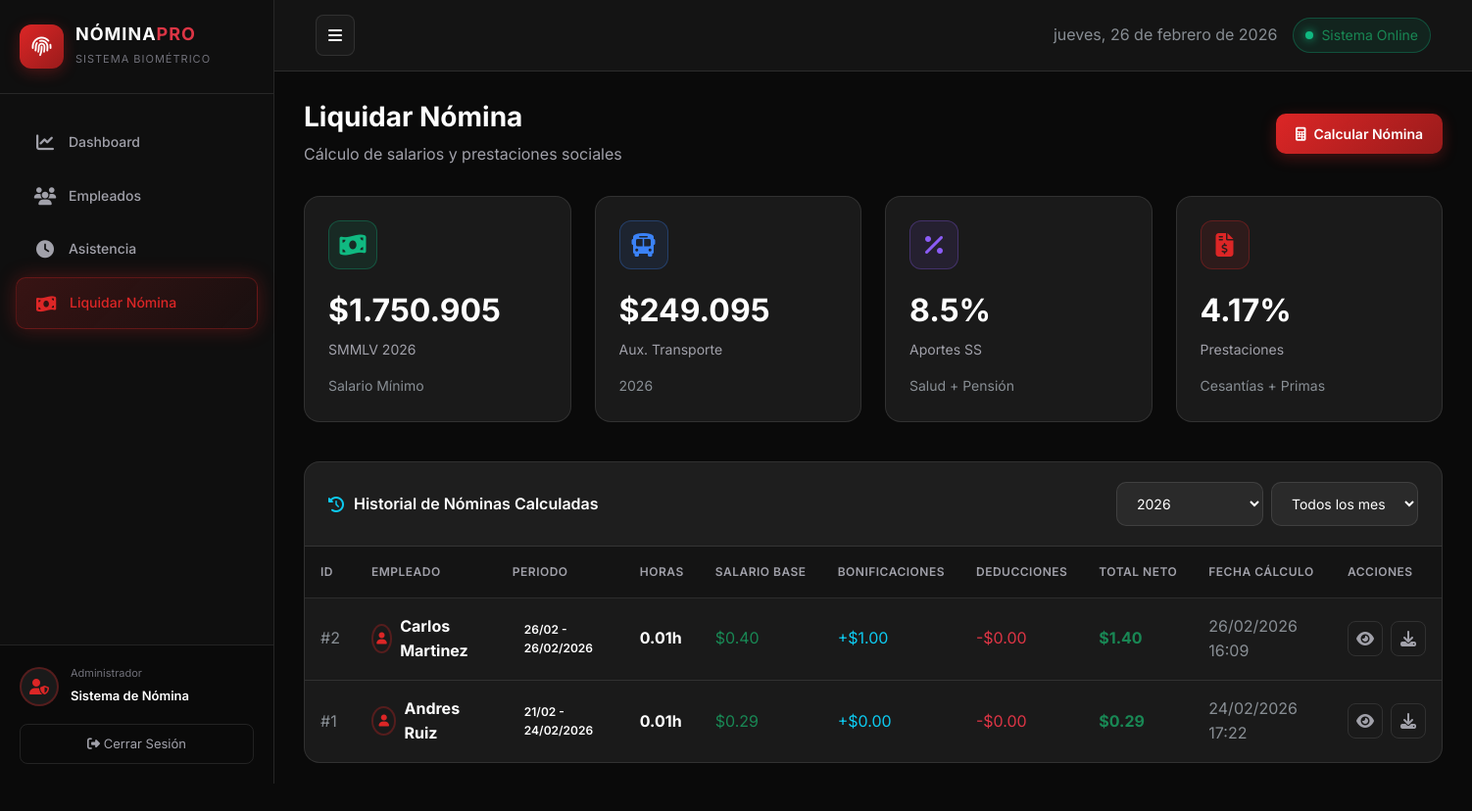
Screenshot of /nomina with the database file from the repository.
### app/models.py (models this page shows, shortened)
class Nomina(db.Model):
    __tablename__ = 'nominas'
    id = db.Column(db.Integer, primary_key=True)
    empleado_id = db.Column(db.Integer, db.ForeignKey('empleados.id'), nullable=False)
    periodo_inicio = db.Column(db.Date, nullable=False)
    periodo_fin = db.Column(db.Date, nullable=False)
    horas_trabajadas = db.Column(db.Float, default=0)
    salario_base = db.Column(db.Float, default=0)
    bonificaciones = db.Column(db.Float, default=0)
    deducciones = db.Column(db.Float, default=0)
    total_neto = db.Column(db.Float, default=0)
    fecha_calculo = db.Column(db.DateTime, default=datetime.utcnow)
    empleado = db.relationship('Empleado')

class Empleado(db.Model):
    __tablename__ = 'empleados'
    id = db.Column(db.Integer, primary_key=True)
    nombre = db.Column(db.String(100), nullable=False)
    apellido = db.Column(db.String(100), nullable=False)
    cedula = db.Column(db.String(20), unique=True, nullable=False)
    cargo = db.Column(db.String(100), nullable=False)
    salario_hora = db.Column(db.Float, nullable=False)
    uid_biometrico = db.Column(db.Integer, unique=True)  # ID del lector ZKTeco
    activo = db.Column(db.Boolean, default=True)
    fecha_registro = db.Column(db.DateTime, default=datetime.utcnow)
    asistencias = db.relationship('Asistencia', backref='empleado', lazy=True)

### app/routes.py (the view)
@main.route('/nomina')
def nomina():
    empleados = Empleado.query.filter_by(activo=True).all()
    nominas = Nomina.query.order_by(Nomina.fecha_calculo.desc()).limit(10).all()
    return render_template('nomina.html', empleados=empleados, nominas=nominas)

### app/templates/nomina.html (shortened to what this page needs)
{% extends "base.html" %}
{% block content %}
<div class="page-header d-flex justify-content-between align-items-center">
    <div>
        <h2>Liquidar Nómina</h2>
        <p>Cálculo de salarios y prestaciones sociales</p>
    </div>
    <button class="btn btn-primary-custom btn-custom" data-bs-toggle="modal" data-bs-target="#modalCalcularNomina">
        <i class="fas fa-calculator"></i> Calcular Nómina
    </button>
</div>
<div class="row mb-4">
    <div class="col-md-3 mb-3">
        <div class="stat-card">
            <div class="stat-icon green">
                <i class="fas fa-money-bill-wave"></i>
            </div>
            <div class="stat-value">$1.750.905</div>
            <div class="stat-label">SMMLV 2026</div>
            <small class="text-muted">Salario Mínimo</small>
        </div>
    </div>
    <div class="col-md-3 mb-3">
        <div class="stat-card">
            <div class="stat-icon blue">
                <i class="fas fa-bus"></i>
            </div>
            <div class="stat-value">$249.095</div>
            <div class="stat-label">Aux. Transporte</div>
            <small class="text-muted">2026</small>
        </div>
    </div>
    <div class="col-md-3 mb-3">
        <div class="stat-card">
            <div class="stat-icon purple">
                <i class="fas fa-percentage"></i>
            </div>
            <div class="stat-value">8.5%</div>
            <div class="stat-label">Aportes SS</div>
            <small class="text-muted">Salud + Pensión</small>
        </div>
    </div>
    <div class="col-md-3 mb-3">
        <div class="stat-card">
            <div class="stat-icon red">
                <i class="fas fa-file-invoice-dollar"></i>
            </div>
            <div class="stat-value">4.17%</div>
            <div class="stat-label">Prestaciones</div>
            <small class="text-muted">Cesantías + Primas</small>
        </div>
    </div>
</div>
<div class="content-card">
    <div class="card-header-custom d-flex justify-content-between align-items-center">
        <h5><i class="fas fa-history text-info"></i> Historial de Nóminas Calculadas</h5>
        <div class="d-flex gap-2">
            <select class="form-control-custom" style="width: 150px;">
                <option>2026</option>
            </select>
            <select class="form-control-custom" style="width: 150px;">
                <option>Todos los meses</option>
            </select>
        </div>
    </div>
    <div class="card-body-custom p-0">
        <div class="table-container">
            <table class="data-table">
                <thead>
                    <tr>
                        <th>ID</th>
                        <th>Empleado</th>
                        <th>Periodo</th>
                        <th>Horas</th>
                        <th>Salario Base</th>
                        <th>Bonificaciones</th>
                        <th>Deducciones</th>
                        <th>Total Neto</th>
                        <th>Fecha Cálculo</th>
                        <th>Acciones</th>
                    </tr>
                </thead>
                <tbody>
                    {% for nom in nominas %}
                    <tr>
                        <td><span class="text-muted">#{{ nom.id }}</span></td>
                        <td>
                            <div class="d-flex align-items-center gap-2">
                                <div class="user-avatar" style="width: 30px; height: 30px; font-size: 12px;">
                                    <i class="fas fa-user"></i>
                                </div>
                                <strong>{{ nom.empleado.nombre }} {{ nom.empleado.apellido }}</strong>
                            </div>
                        </td>
                        <td>
                            <span class="badge-custom badge-primary">
                                {{ nom.periodo_inicio.strftime('%d/%m') }} - {{ nom.periodo_fin.strftime('%d/%m/%Y') }}
                            </span>
                        </td>
                        <td><strong>{{ nom.horas_trabajadas }}h</strong></td>
                        <td class="text-success">${{ "%.2f" % nom.salario_base }}</td>
                        <td class="text-info">+${{ "%.2f" % nom.bonificaciones }}</td>
                        <td class="text-danger">-${{ "%.2f" % nom.deducciones }}</td>
                        <td><strong class="text-success" style="font-size: 16px;">${{ "%.2f" % nom.total_neto }}</strong></td>
                        <td class="text-muted">{{ nom.fecha_calculo.strftime('%d/%m/%Y %H:%M') }}</td>
                        <td>
                            <div class="d-flex gap-2">
                                <button class="btn-icon edit" title="Ver detalle">
                                    <i class="fas fa-eye"></i>
                                </button>
                                <button class="btn-icon" title="Descargar recibo">
                                    <i class="fas fa-download"></i>
                                </button>
                            </div>
                        </td>
                    </tr>
                    {% endfor %}
                </tbody>
            </table>
        </div>
    </div>
</div>
{% endblock %}

### app/templates/base.html (shortened to what this page needs)
<!DOCTYPE html>
<html lang="es" data-bs-theme="dark">
<head>
    <link href="https://cdn.jsdelivr.net/npm/bootstrap@5.3.0/dist/css/bootstrap.min.css" rel="stylesheet">
    <link rel="stylesheet" href="https://cdnjs.cloudflare.com/ajax/libs/font-awesome/6.4.0/css/all.min.css">
    <link rel="stylesheet" href="{{ url_for('static', filename='css/style.css') }}">
</head>
<body>
    <div class="wrapper">
        <nav id="sidebar" class="sidebar">
            <div class="sidebar-header">
                <div class="logo-section">
                    <div class="logo-icon">
                        <i class="fas fa-fingerprint"></i>
                    </div>
                    <div class="logo-text">
                        <h4>NÓMINA<span class="text-danger">PRO</span></h4>
                        <small>Sistema Biométrico</small>
                    </div>
                </div>
            </div>
            <ul class="list-unstyled components">
                <li class="{% if request.endpoint == 'main.index' %}active{% endif %}">
                    <a href="{{ url_for('main.index') }}">
                        <i class="fas fa-chart-line"></i>
                        <span>Dashboard</span>
                    </a>
                </li>
                <li class="{% if request.endpoint == 'main.empleados' %}active{% endif %}">
                    <a href="{{ url_for('main.empleados') }}">
                        <i class="fas fa-users"></i>
                        <span>Empleados</span>
                    </a>
                </li>
                <li class="{% if request.endpoint == 'main.asistencia' %}active{% endif %}">
                    <a href="{{ url_for('main.asistencia') }}">
                        <i class="fas fa-clock"></i>
                        <span>Asistencia</span>
                    </a>
                </li>
                <li class="{% if request.endpoint == 'main.nomina' %}active{% endif %}">
                    <a href="{{ url_for('main.nomina') }}">
                        <i class="fas fa-money-bill-wave"></i>
                        <span>Liquidar Nómina</span>
                    </a>
                </li>
            </ul>
            <div class="sidebar-footer">
                <div class="user-info">
                    <div class="user-avatar">
                        <i class="fas fa-user-shield"></i>
                    </div>
                    <div class="user-details">
                        <small>Administrador</small>
                        <span>Sistema de Nómina</span>
                    </div>
                </div>
                <button class="btn btn-logout">
                    <i class="fas fa-sign-out-alt"></i> Cerrar Sesión
                </button>
            </div>
        </nav>
        <div id="content">
            <nav class="navbar navbar-expand-lg navbar-dark top-navbar">
                <div class="container-fluid">
                    <button type="button" id="sidebarCollapse" class="btn btn-dark">
                        <i class="fas fa-bars"></i>
                    </button>
                    <div class="navbar-nav ms-auto align-items-center">
                        <div class="nav-item me-3">
                            <span class="text-muted" id="current-date"></span>
                        </div>
                        <div class="nav-item">
                            <div class="status-indicator">
                                <span class="status-dot online"></span>
                                <small class="text-success">Sistema Online</small>
                            </div>
                        </div>
                    </div>
                </div>
            </nav>
            <div class="main-content">
                {% block content %}{% endblock %}
            </div>
        </div>
    </div>
</body>
</html>

### rows the page displays
Nomina: id "2", empleado.nombre "Carlos", empleado.apellido "Martinez", periodo_inicio "26/02", periodo_fin "26/02/2026", horas_trabajadas "0.01", salario_base "0.40", bonificaciones "1.00", deducciones "0.00", total_neto "1.40", fecha_calculo "26/02/2026 16:09"
Nomina: id "1", empleado.nombre "Andres", empleado.apellido "Ruiz", periodo_inicio "21/02", periodo_fin "24/02/2026", horas_trabajadas "0.01", salario_base "0.29", bonificaciones "0.00", deducciones "0.00", total_neto "0.29", fecha_calculo "24/02/2026 17:22"
